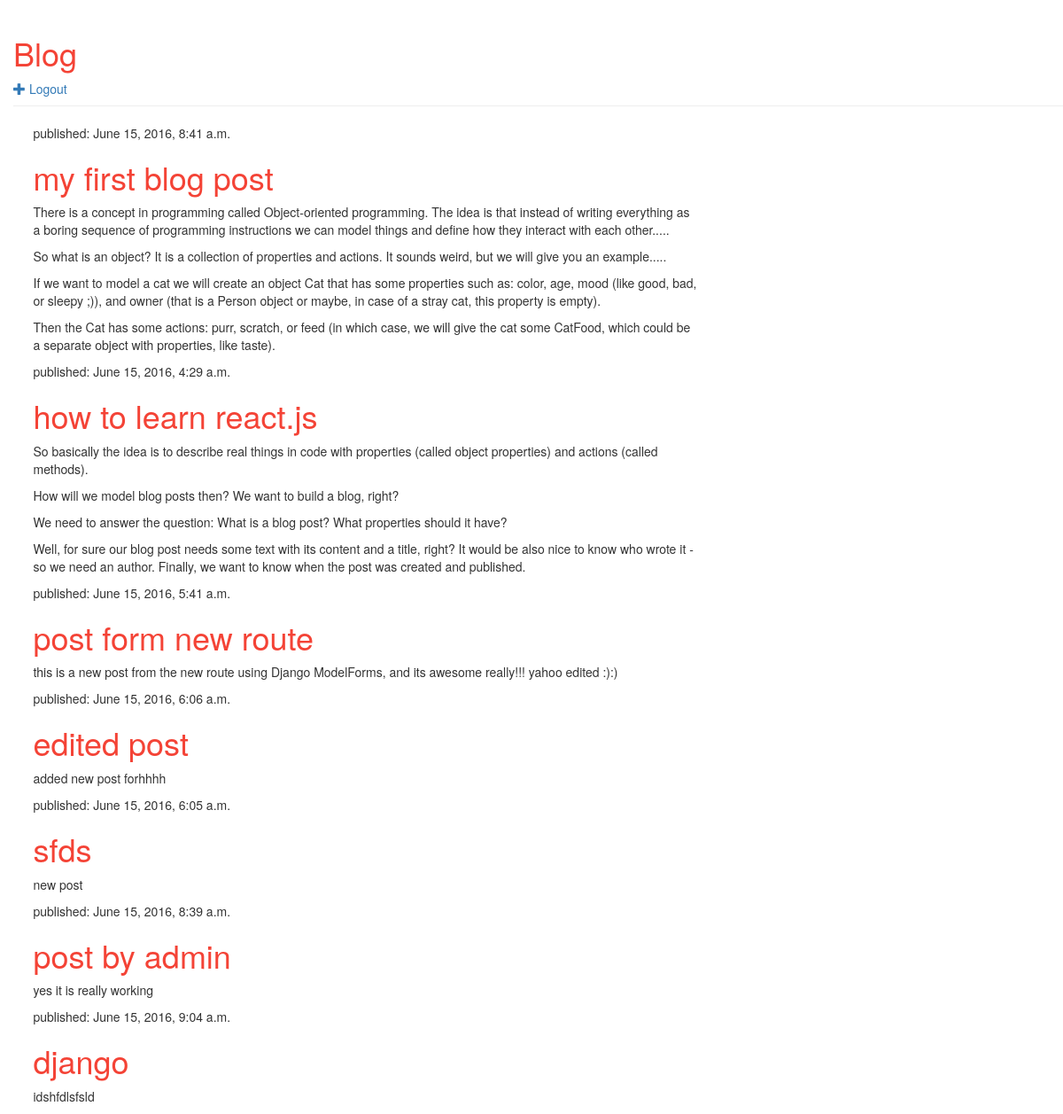
The app's page / (signed in) with its own data.
### blog/models.py (models this page shows, shortened)
class Post(models.Model):
    author = models.ForeignKey('auth.User')
    title = models.CharField(max_length=200)
    text = models.TextField()
    created_date = models.DateTimeField(default=timezone.now())
    published_date = models.DateTimeField(blank=True, null=True)

### blog/views.py (the view, shortened to what this page needs)
# urls.py: url(r'^$', views.post_list, name="post_list"),
def post_list(request):
    posts = Post.objects.filter(published_date__lte=timezone.now())
    errors = []
    return render(request, 'blog/post_list.html', {'posts': posts})

### blog/templates/blog/post_list.html
{% extends "blog/base.html" %}
{% block content %}
  {% if posts %}
    {% for p in posts %}
      <div>
        <p>published: {{p.published_date}}</p>
        <h1><a href="{% url 'post_detail' pk=p.pk %}">{{p.title}}</a></h1>
        <p>{{p.text | linebreaks}}</p>
      </div>
    {% endfor %}
  {% endif %}
{% endblock %}

### blog/static/css/blog.css (style rules this page uses)
h1 a { color: #F44336; }
body { padding-left: 15px; }

### records on screen
Post: published_date "June 15, 2016, 8:41 a.m.", title "my first blog post", text "There is a concept in programming called Object-oriented programming. The idea is that instead of writing everything as a boring sequence of programming instructions we can model things and define how they interact with each other..... So what is an object? It is a collection of properties and actions. It sounds weird, but we will give you an example..... If we want to model a cat we will create an object Cat that has some properties such as: color, age, mood (like good, bad, or sleepy ;)), and owner (that is a Person object or maybe, in case of a stray cat, this property is empty). Then the Cat has some actions: purr, scratch, or feed (in which case, we will give the cat some CatFood,…"
Post: published_date "June 15, 2016, 4:29 a.m.", title "how to learn react.js", text "So basically the idea is to describe real things in code with properties (called object properties) and actions (called methods). How will we model blog posts then? We want to build a blog, right? We need to answer the question: What is a blog post? What properties should it have? Well, for sure our blog post needs some text with its content and a title, right? It would be also nice to know who wrote it - so we need an author. Finally, we want to know when the post was created and published."
Post: published_date "June 15, 2016, 5:41 a.m.", title "post form new route", text "this is a new post from the new route using Django ModelForms, and its awesome really!!! yahoo edited :):)"
Post: published_date "June 15, 2016, 6:06 a.m.", title "edited post", text "added new post forhhhh"
Post: published_date "June 15, 2016, 6:05 a.m.", title "sfds", text "new post"
Post: published_date "June 15, 2016, 8:39 a.m.", title "post by admin", text "yes it is really working"
Post: published_date "June 15, 2016, 9:04 a.m.", title "django", text "idshfdlsfsld"
